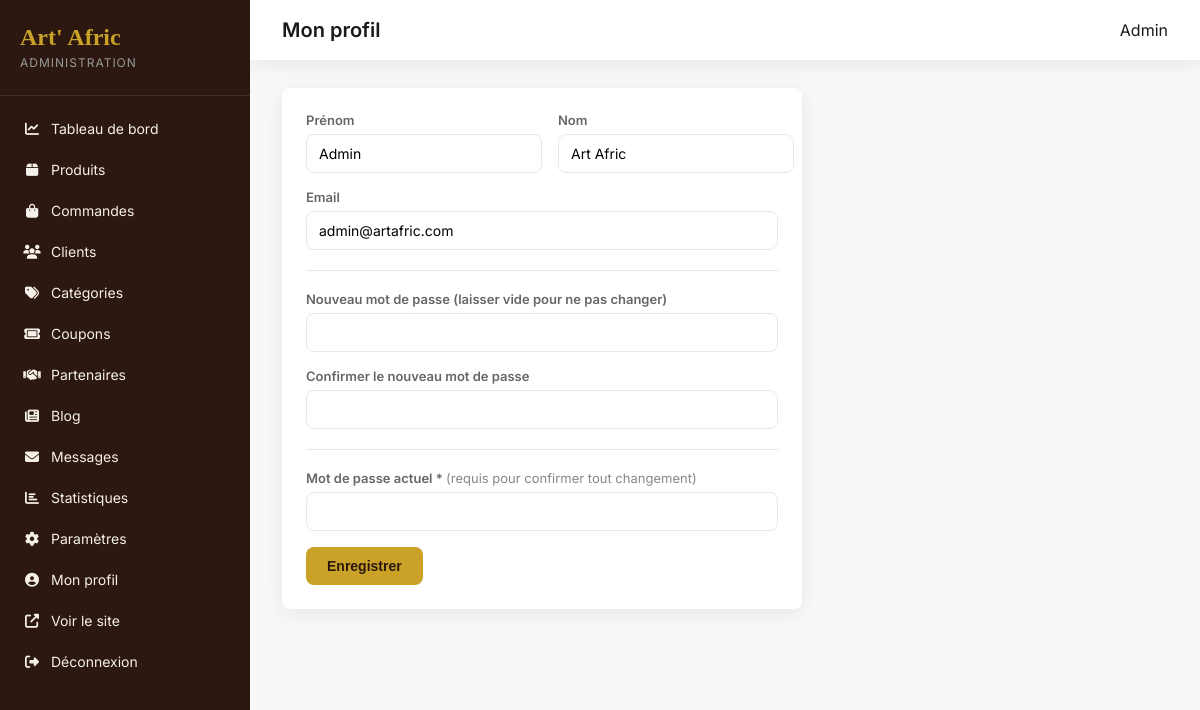
The app's page /public/admin/profil (signed in) with its own data.
### tables this page shows
CREATE TABLE users (
    id INT AUTO_INCREMENT PRIMARY KEY,
    first_name VARCHAR(100) NOT NULL,
    last_name VARCHAR(100) NOT NULL,
    email VARCHAR(255) NOT NULL UNIQUE,
    password VARCHAR(255) NOT NULL,
    phone VARCHAR(20) DEFAULT NULL,
    role ENUM('admin', 'employee', 'client') DEFAULT 'client',
    avatar VARCHAR(255) DEFAULT NULL,
    is_active TINYINT(1) DEFAULT 1,
    email_verified_at DATETIME DEFAULT NULL,
    reset_token VARCHAR(100) DEFAULT NULL,
    reset_expires DATETIME DEFAULT NULL,
    created_at DATETIME DEFAULT CURRENT_TIMESTAMP,
    updated_at DATETIME DEFAULT CURRENT_TIMESTAMP ON UPDATE CURRENT_TIMESTAMP
);

### app/core/Controller.php (called while the page is built, shortened)
<?php
abstract class Controller
{
    protected function view(string $view, array $data = [], string $layout = 'main'): void
    {
        extract($data);
        $content = APP_PATH . '/views/' . $view . '.php';
        $layoutFile = APP_PATH . '/views/layouts/' . $layout . '.php';
        require $content;
        $pageContent = ob_get_clean();
        require $layoutFile;
    }
}

### app/controllers/Admin/ProfileController.php (called while the page is built, shortened)
<?php
class ProfileController extends \Controller
{
    public function index(): void
    {
        $user = (new \User())->find((int) \Auth::id());
        $this->view('admin/profile/index', [
            'title' => 'Mon profil',
            'user'  => $user,
        ], 'admin');
    }
}

### app/core/App.php (called while the page is built, shortened)
<?php
class App
{
    private Router $router;
    public function __construct()
    {
        $this->router = new Router();
    }
    private function loadCore(): void
    {
        spl_autoload_register(function (string $class): void {
            $paths = [
                APP_PATH . '/core/' . $class . '.php',
                APP_PATH . '/models/' . $class . '.php',
            ];
            foreach ($paths as $path) {
                if (file_exists($path)) {
                    return;
                }
            }
        });
        require_once APP_PATH . '/helpers/functions.php';
    }
    private function registerRoutes(): void
    {
        $this->router->get('', 'Home');
        $this->router->get('accueil', 'Home');
        $this->router->get('boutique', 'Shop', 'index');
        $this->router->get('boutique/categorie/{slug}', 'Shop', 'category');
        $this->router->get('produit/{slug}', 'Product', 'show');
        $this->router->get('panier', 'Cart', 'index');
        $this->router->post('panier/ajouter', 'Cart', 'add');
        $this->router->post('panier/modifier', 'Cart', 'update');
        $this->router->post('panier/supprimer', 'Cart', 'remove');
        $this->router->post('panier/coupon', 'Cart', 'applyCoupon');
        $this->router->get('commande', 'Checkout', 'index');
        $this->router->post('commande', 'Checkout', 'process');
        $this->router->get('commande/confirmation/{id}', 'Checkout', 'confirmation');
        $this->router->get('connexion', 'Auth', 'loginForm');
        $this->router->post('connexion', 'Auth', 'login');
        $this->router->get('inscription', 'Auth', 'registerForm');
        $this->router->post('inscription', 'Auth', 'register');
        $this->router->get('deconnexion', 'Auth', 'logout');
        $this->router->get('mot-de-passe-oublie', 'Auth', 'forgotForm');
        $this->router->post('mot-de-passe-oublie', 'Auth', 'forgot');
        $this->router->get('mon-compte', 'Account', 'index');
        $this->router->get('mon-compte/commandes', 'Account', 'orders');
        $this->router->get('mon-compte/favoris', 'Account', 'favorites');
        $this->router->get('mon-compte/adresses', 'Account', 'addresses');
        $this->router->post('mon-compte/profil', 'Account', 'updateProfile');
        $this->router->get('contact', 'Contact', 'index');
        $this->router->post('contact', 'Contact', 'send');
        $this->router->get('a-propos', 'About', 'index');
        $this->router->get('blog', 'Blog', 'index');
        $this->router->get('blog/{slug}', 'Blog', 'show');
        $this->router->post('newsletter', 'Newsletter', 'subscribe');
        $this->router->get('api/recherche', 'Api', 'search');
        $this->router->post('api/favoris', 'Api', 'toggleFavorite');
        $this->router->get('api/produits', 'Api', 'products');
        $this->router->post('api/avis', 'Api', 'addReview');
        $this->router->get('api/comparer', 'Api', 'compare');
        $this->router->get('admin', 'Admin\\Dashboard', 'index');
        $this->router->get('admin/connexion', 'Admin\\Auth', 'loginForm');
        $this->router->post('admin/connexion', 'Admin\\Auth', 'login');
        $this->router->get('admin/produits', 'Admin\\Product', 'index');
        $this->router->get('admin/produits/ajouter', 'Admin\\Product', 'create');
        $this->router->post('admin/produits/ajouter', 'Admin\\Product', 'store');
        $this->router->get('admin/produits/modifier/{id}', 'Admin\\Product', 'edit');
        $this->router->post('admin/produits/modifier/{id}', 'Admin\\Product', 'update');
        $this->router->post('admin/produits/supprimer/{id}', 'Admin\\Product', 'delete');
        $this->router->get('admin/commandes', 'Admin\\Order', 'index');
        $this->router->get('admin/commandes/{id}', 'Admin\\Order', 'show');
        $this->router->post('admin/commandes/{id}/statut', 'Admin\\Order', 'updateStatus');
        $this->router->get('admin/clients', 'Admin\\Customer', 'index');
        $this->router->get('admin/categories', 'Admin\\Category', 'index');
        $this->router->post('admin/categories', 'Admin\\Category', 'store');
        $this->router->get('admin/coupons', 'Admin\\Coupon', 'index');
        $this->router->post('admin/coupons', 'Admin\\Coupon', 'store');
        $this->router->get('admin/parametres', 'Admin\\Settings', 'index');
        $this->router->post('admin/parametres', 'Admin\\Settings', 'update');
        $this->router->get('admin/profil', 'Admin\\Profile', 'index');
        $this->router->post('admin/profil', 'Admin\\Profile', 'update');
        $this->router->get('admin/partenaires', 'Admin\\Partner', 'index');
        $this->router->post('admin/partenaires', 'Admin\\Partner', 'store');
        $this->router->post('admin/partenaires/{id}/toggle', 'Admin\\Partner', 'toggle');
        $this->router->post('admin/partenaires/{id}/supprimer', 'Admin\\Partner', 'delete');
        $this->router->get('admin/blog', 'Admin\\Blog', 'index');
        $this->router->get('admin/blog/nouveau', 'Admin\\Blog', 'createForm');
        $this->router->post('admin/blog', 'Admin\\Blog', 'store');
        $this->router->get('admin/blog/{id}/modifier', 'Admin\\Blog', 'editForm');
        $this->router->post('admin/blog/{id}/modifier', 'Admin\\Blog', 'update');
        $this->router->post('admin/blog/{id}/supprimer', 'Admin\\Blog', 'delete');
        $this->router->get('admin/messages', 'Admin\\Message', 'index');
        $this->router->get('admin/statistiques', 'Admin\\Dashboard', 'stats');
    }
    public function run(): void
    {
        $url = $_GET['url'] ?? '';
        $this->router->dispatch($url);
    }
}

### public/index.php (called while the page is built, shortened)
<?php
require_once APP_PATH . '/core/App.php';
$app = new App();
$app->run();

### app/core/Database.php (called while the page is built, shortened)
<?php
class Database
{
    private static ?PDO $instance = null;
    public static function getInstance(): PDO
    {
        if (self::$instance === null) {
            $dsn = sprintf(
                'mysql:host=%s;dbname=%s;charset=%s',
                DB_HOST,
                DB_NAME,
                DB_CHARSET
            );
            self::$instance = new PDO($dsn, DB_USER, DB_PASS, [
                PDO::ATTR_ERRMODE            => PDO::ERRMODE_EXCEPTION,
                PDO::ATTR_DEFAULT_FETCH_MODE => PDO::FETCH_ASSOC,
                PDO::ATTR_EMULATE_PREPARES   => false,
            ]);
        }
        return self::$instance;
    }
}

### app/core/Session.php (called while the page is built, shortened)
<?php
class Session
{
    public static function get(string $key, $default = null)
    {
        return $_SESSION[$key] ?? $default;
    }
}

### app/core/Auth.php (called while the page is built, shortened)
<?php
class Auth
{
    public static function user(): ?array
    {
        return Session::get('user');
    }
    public static function id(): ?int
    {
        return Session::get('user')['id'] ?? null;
    }
    public static function isAdmin(): bool
    {
        $user = self::user();
        return $user && in_array($user['role'], ['admin', 'employee'], true);
    }
}

### app/core/Model.php (called while the page is built, shortened)
<?php
abstract class Model
{
    protected PDO $db;
    protected string $table;
    public function __construct()
    {
        $this->db = Database::getInstance();
    }
    public function find(int $id): ?array
    {
        $stmt = $this->db->prepare("SELECT * FROM {$this->table} WHERE id = :id LIMIT 1");
        $stmt->execute(['id' => $id]);
        $result = $stmt->fetch();
        return $result ?: null;
    }
}

### app/helpers/functions.php (called while the page is built, shortened)
<?php
function e(?string $str): string
{
    return htmlspecialchars($str ?? '', ENT_QUOTES, 'UTF-8');
}

### app/views/admin/profile/index.php (the view, shortened to what this page needs)
<div class="admin-card" style="max-width:520px;">
    <form action="<?= APP_URL ?>/admin/profil" method="POST">
        <div class="form-row">
            <div class="form-group"><label>Prénom</label><input type="text" name="first_name" required value="<?= e($user['first_name']) ?>"></div>
            <div class="form-group"><label>Nom</label><input type="text" name="last_name" required value="<?= e($user['last_name']) ?>"></div>
        </div>
        <div class="form-group">
            <label>Email</label>
            <input type="email" name="email" required value="<?= e($user['email']) ?>">
        </div>
        <hr style="margin:20px 0;border:none;border-top:1px solid var(--gray-200);">
        <div class="form-group">
            <label>Nouveau mot de passe (laisser vide pour ne pas changer)</label>
            <input type="password" name="new_password" minlength="8" autocomplete="new-password">
        </div>
        <div class="form-group">
            <label>Confirmer le nouveau mot de passe</label>
            <input type="password" name="new_password_confirm" minlength="8" autocomplete="new-password">
        </div>
        <hr style="margin:20px 0;border:none;border-top:1px solid var(--gray-200);">
        <div class="form-group">
            <label>Mot de passe actuel * <span style="font-weight:400;color:#888;">(requis pour confirmer tout changement)</span></label>
            <input type="password" name="current_password" required autocomplete="current-password">
        </div>
        <button type="submit" class="btn btn-primary">Enregistrer</button>
    </form>
</div>

### app/core/Router.php (shortened to what this page needs)
<?php
class Router
{
    private array $routes = [];
    private function addRoute(string $httpMethod, string $path, string $controller, string $method): void
    {
        $pattern = preg_replace('/\{([a-zA-Z_]+)\}/', '(?P<$1>[^/]+)', $path);
        $pattern = '#^' . $pattern . '$#';
        $this->routes[] = [
            'method'     => $httpMethod,
            'pattern'    => $pattern,
            'controller' => $controller,
            'action'     => $method,
        ];
    }
    public function dispatch(string $url): void
    {
        $url = trim($url, '/');
        $method = $_SERVER['REQUEST_METHOD'];
        foreach ($this->routes as $route) {
            if ($route['method'] !== $method) {
                continue;
            }
            if (preg_match($route['pattern'], $url, $matches)) {
                $params = array_filter($matches, 'is_string', ARRAY_FILTER_USE_KEY);
                $this->callController($route['controller'], $route['action'], $params);
                return;
            }
        }
    }
    private function callController(string $controller, string $action, array $params): void
    {
        $instance = new $class();
        call_user_func_array([$instance, $action], $params);
    }
}

### app/views/layouts/admin.php (shortened to what this page needs)
<!DOCTYPE html>
<html lang="fr">
<head>
    <link rel="stylesheet" href="https://cdnjs.cloudflare.com/ajax/libs/font-awesome/6.5.0/css/all.min.css">
    <link rel="stylesheet" href="<?= APP_URL ?>/assets/css/admin.css">
</head>
<body class="admin-body">
    <?php if (Auth::isAdmin()): ?>
    <aside class="admin-sidebar">
        <div class="admin-logo">
            <a href="<?= APP_URL ?>/admin">Art' Afric</a>
            <span>Administration</span>
        </div>
        <nav>
            <a href="<?= APP_URL ?>/admin"><i class="fas fa-chart-line"></i> Tableau de bord</a>
            <a href="<?= APP_URL ?>/admin/produits"><i class="fas fa-box"></i> Produits</a>
            <a href="<?= APP_URL ?>/admin/commandes"><i class="fas fa-shopping-bag"></i> Commandes</a>
            <a href="<?= APP_URL ?>/admin/clients"><i class="fas fa-users"></i> Clients</a>
            <a href="<?= APP_URL ?>/admin/categories"><i class="fas fa-tags"></i> Catégories</a>
            <a href="<?= APP_URL ?>/admin/coupons"><i class="fas fa-ticket"></i> Coupons</a>
            <a href="<?= APP_URL ?>/admin/partenaires"><i class="fas fa-handshake"></i> Partenaires</a>
            <a href="<?= APP_URL ?>/admin/blog"><i class="fas fa-newspaper"></i> Blog</a>
            <a href="<?= APP_URL ?>/admin/messages"><i class="fas fa-envelope"></i> Messages</a>
            <a href="<?= APP_URL ?>/admin/statistiques"><i class="fas fa-chart-bar"></i> Statistiques</a>
            <a href="<?= APP_URL ?>/admin/parametres"><i class="fas fa-cog"></i> Paramètres</a>
            <a href="<?= APP_URL ?>/admin/profil"><i class="fas fa-user-circle"></i> Mon profil</a>
            <a href="<?= APP_URL ?>" target="_blank"><i class="fas fa-external-link-alt"></i> Voir le site</a>
            <a href="<?= APP_URL ?>/deconnexion"><i class="fas fa-sign-out-alt"></i> Déconnexion</a>
        </nav>
    </aside>
    <?php endif; ?>
    <div class="admin-main">
        <?php if (Auth::isAdmin()): ?>
        <header class="admin-header">
            <h1><?= e($title ?? '') ?></h1>
            <a href="<?= APP_URL ?>/admin/profil"><?= e(Auth::user()['first_name'] ?? '') ?></a>
        </header>
        <?php endif; ?>
        <div class="admin-content">
            <?= $pageContent ?>
        </div>
    </div>
</body>
</html>

### records on screen
users: role "admin" (drawn), first_name "Admin", last_name "Art Afric", email "admin@artafric.com"
